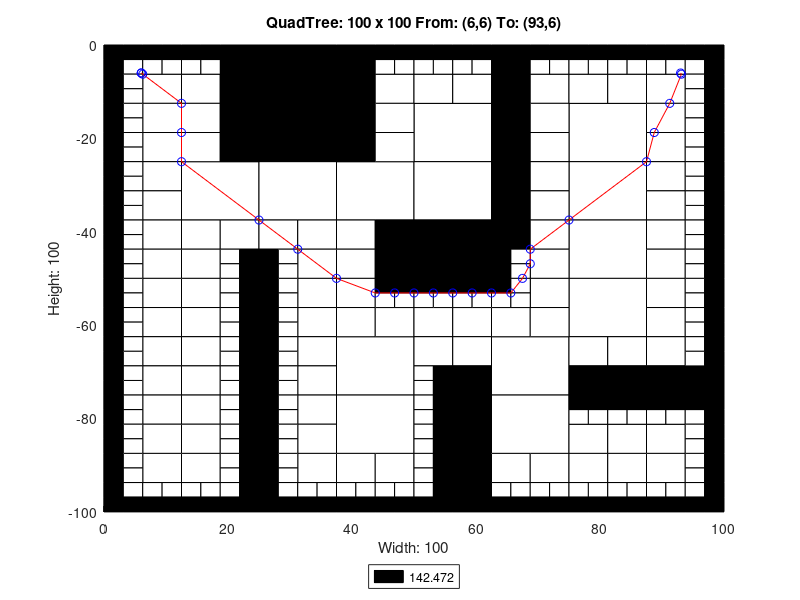

Write MATLAB code to recreate this figure.
axis([0 100 -100 0]);
title('QuadTree: 100 x 100 From: (6,6) To: (93,6)');
xlabel('Width: 100');
ylabel('Height: 100');
rectangle('Position',[25 -12.5 12.5 12.5], 'FaceColor',[0 0 0]);
rectangle('Position',[25 -25 12.5 12.5], 'FaceColor',[0 0 0]);
rectangle('Position',[12.5 -37.5 12.5 12.5], 'FaceColor',[1 1 1]);
rectangle('Position',[25 -37.5 12.5 12.5], 'FaceColor',[1 1 1]);
rectangle('Position',[37.5 -37.5 12.5 12.5], 'FaceColor',[1 1 1]);
rectangle('Position',[50 -25 12.5 12.5], 'FaceColor',[1 1 1]);
rectangle('Position',[75 -25 12.5 12.5], 'FaceColor',[1 1 1]);
rectangle('Position',[50 -37.5 12.5 12.5], 'FaceColor',[1 1 1]);
rectangle('Position',[50 -50 12.5 12.5], 'FaceColor',[0 0 0]);
rectangle('Position',[75 -37.5 12.5 12.5], 'FaceColor',[1 1 1]);
rectangle('Position',[75 -50 12.5 12.5], 'FaceColor',[1 1 1]);
rectangle('Position',[37.5 -75 12.5 12.5], 'FaceColor',[1 1 1]);
rectangle('Position',[37.5 -87.5 12.5 12.5], 'FaceColor',[1 1 1]);
rectangle('Position',[62.5 -75 12.5 12.5], 'FaceColor',[1 1 1]);
rectangle('Position',[75 -62.5 12.5 12.5], 'FaceColor',[1 1 1]);
rectangle('Position',[62.5 -87.5 12.5 12.5], 'FaceColor',[1 1 1]);
rectangle('Position',[6.25 -12.5 6.25 6.25], 'FaceColor',[1 1 1]);
rectangle('Position',[18.75 -6.25 6.25 6.25], 'FaceColor',[0 0 0]);
rectangle('Position',[12.5 -12.5 6.25 6.25], 'FaceColor',[1 1 1]);
rectangle('Position',[18.75 -12.5 6.25 6.25], 'FaceColor',[0 0 0]);
rectangle('Position',[6.25 -18.75 6.25 6.25], 'FaceColor',[1 1 1]);
rectangle('Position',[6.25 -25 6.25 6.25], 'FaceColor',[1 1 1]);
rectangle('Position',[12.5 -18.75 6.25 6.25], 'FaceColor',[1 1 1]);
rectangle('Position',[18.75 -18.75 6.25 6.25], 'FaceColor',[0 0 0]);
rectangle('Position',[12.5 -25 6.25 6.25], 'FaceColor',[1 1 1]);
rectangle('Position',[18.75 -25 6.25 6.25], 'FaceColor',[0 0 0]);
rectangle('Position',[37.5 -6.25 6.25 6.25], 'FaceColor',[0 0 0]);
rectangle('Position',[37.5 -12.5 6.25 6.25], 'FaceColor',[0 0 0]);
rectangle('Position',[43.75 -12.5 6.25 6.25], 'FaceColor',[1 1 1]);
rectangle('Position',[37.5 -18.75 6.25 6.25], 'FaceColor',[0 0 0]);
rectangle('Position',[43.75 -18.75 6.25 6.25], 'FaceColor',[1 1 1]);
rectangle('Position',[37.5 -25 6.25 6.25], 'FaceColor',[0 0 0]);
rectangle('Position',[43.75 -25 6.25 6.25], 'FaceColor',[1 1 1]);
rectangle('Position',[6.25 -31.25 6.25 6.25], 'FaceColor',[1 1 1]);
rectangle('Position',[6.25 -37.5 6.25 6.25], 'FaceColor',[1 1 1]);
rectangle('Position',[6.25 -43.75 6.25 6.25], 'FaceColor',[1 1 1]);
rectangle('Position',[6.25 -50 6.25 6.25], 'FaceColor',[1 1 1]);
rectangle('Position',[12.5 -43.75 6.25 6.25], 'FaceColor',[1 1 1]);
rectangle('Position',[18.75 -43.75 6.25 6.25], 'FaceColor',[1 1 1]);
rectangle('Position',[12.5 -50 6.25 6.25], 'FaceColor',[1 1 1]);
rectangle('Position',[25 -43.75 6.25 6.25], 'FaceColor',[1 1 1]);
rectangle('Position',[31.25 -43.75 6.25 6.25], 'FaceColor',[1 1 1]);
rectangle('Position',[31.25 -50 6.25 6.25], 'FaceColor',[1 1 1]);
rectangle('Position',[37.5 -43.75 6.25 6.25], 'FaceColor',[1 1 1]);
rectangle('Position',[43.75 -43.75 6.25 6.25], 'FaceColor',[0 0 0]);
rectangle('Position',[37.5 -50 6.25 6.25], 'FaceColor',[1 1 1]);
rectangle('Position',[43.75 -50 6.25 6.25], 'FaceColor',[0 0 0]);
rectangle('Position',[50 -12.5 6.25 6.25], 'FaceColor',[1 1 1]);
rectangle('Position',[56.25 -12.5 6.25 6.25], 'FaceColor',[1 1 1]);
rectangle('Position',[62.5 -6.25 6.25 6.25], 'FaceColor',[0 0 0]);
rectangle('Position',[62.5 -12.5 6.25 6.25], 'FaceColor',[0 0 0]);
rectangle('Position',[68.75 -12.5 6.25 6.25], 'FaceColor',[1 1 1]);
rectangle('Position',[62.5 -18.75 6.25 6.25], 'FaceColor',[0 0 0]);
rectangle('Position',[68.75 -18.75 6.25 6.25], 'FaceColor',[1 1 1]);
rectangle('Position',[62.5 -25 6.25 6.25], 'FaceColor',[0 0 0]);
rectangle('Position',[68.75 -25 6.25 6.25], 'FaceColor',[1 1 1]);
rectangle('Position',[75 -12.5 6.25 6.25], 'FaceColor',[1 1 1]);
rectangle('Position',[81.25 -12.5 6.25 6.25], 'FaceColor',[1 1 1]);
rectangle('Position',[87.5 -12.5 6.25 6.25], 'FaceColor',[1 1 1]);
rectangle('Position',[87.5 -18.75 6.25 6.25], 'FaceColor',[1 1 1]);
rectangle('Position',[87.5 -25 6.25 6.25], 'FaceColor',[1 1 1]);
rectangle('Position',[62.5 -31.25 6.25 6.25], 'FaceColor',[0 0 0]);
rectangle('Position',[68.75 -31.25 6.25 6.25], 'FaceColor',[1 1 1]);
rectangle('Position',[62.5 -37.5 6.25 6.25], 'FaceColor',[0 0 0]);
rectangle('Position',[68.75 -37.5 6.25 6.25], 'FaceColor',[1 1 1]);
rectangle('Position',[62.5 -43.75 6.25 6.25], 'FaceColor',[0 0 0]);
rectangle('Position',[68.75 -43.75 6.25 6.25], 'FaceColor',[1 1 1]);
rectangle('Position',[68.75 -50 6.25 6.25], 'FaceColor',[1 1 1]);
rectangle('Position',[87.5 -31.25 6.25 6.25], 'FaceColor',[1 1 1]);
rectangle('Position',[87.5 -37.5 6.25 6.25], 'FaceColor',[1 1 1]);
rectangle('Position',[87.5 -43.75 6.25 6.25], 'FaceColor',[1 1 1]);
rectangle('Position',[87.5 -50 6.25 6.25], 'FaceColor',[1 1 1]);
rectangle('Position',[6.25 -56.25 6.25 6.25], 'FaceColor',[1 1 1]);
rectangle('Position',[6.25 -62.5 6.25 6.25], 'FaceColor',[1 1 1]);
rectangle('Position',[12.5 -56.25 6.25 6.25], 'FaceColor',[1 1 1]);
rectangle('Position',[12.5 -62.5 6.25 6.25], 'FaceColor',[1 1 1]);
rectangle('Position',[6.25 -68.75 6.25 6.25], 'FaceColor',[1 1 1]);
rectangle('Position',[6.25 -75 6.25 6.25], 'FaceColor',[1 1 1]);
rectangle('Position',[12.5 -68.75 6.25 6.25], 'FaceColor',[1 1 1]);
rectangle('Position',[12.5 -75 6.25 6.25], 'FaceColor',[1 1 1]);
rectangle('Position',[31.25 -56.25 6.25 6.25], 'FaceColor',[1 1 1]);
rectangle('Position',[31.25 -62.5 6.25 6.25], 'FaceColor',[1 1 1]);
rectangle('Position',[37.5 -56.25 6.25 6.25], 'FaceColor',[1 1 1]);
rectangle('Position',[37.5 -62.5 6.25 6.25], 'FaceColor',[1 1 1]);
rectangle('Position',[43.75 -62.5 6.25 6.25], 'FaceColor',[1 1 1]);
rectangle('Position',[31.25 -68.75 6.25 6.25], 'FaceColor',[1 1 1]);
rectangle('Position',[31.25 -75 6.25 6.25], 'FaceColor',[1 1 1]);
rectangle('Position',[6.25 -81.25 6.25 6.25], 'FaceColor',[1 1 1]);
rectangle('Position',[6.25 -87.5 6.25 6.25], 'FaceColor',[1 1 1]);
rectangle('Position',[12.5 -81.25 6.25 6.25], 'FaceColor',[1 1 1]);
rectangle('Position',[12.5 -87.5 6.25 6.25], 'FaceColor',[1 1 1]);
rectangle('Position',[6.25 -93.75 6.25 6.25], 'FaceColor',[1 1 1]);
rectangle('Position',[12.5 -93.75 6.25 6.25], 'FaceColor',[1 1 1]);
rectangle('Position',[31.25 -81.25 6.25 6.25], 'FaceColor',[1 1 1]);
rectangle('Position',[31.25 -87.5 6.25 6.25], 'FaceColor',[1 1 1]);
rectangle('Position',[31.25 -93.75 6.25 6.25], 'FaceColor',[1 1 1]);
rectangle('Position',[37.5 -93.75 6.25 6.25], 'FaceColor',[1 1 1]);
rectangle('Position',[43.75 -93.75 6.25 6.25], 'FaceColor',[1 1 1]);
rectangle('Position',[50 -62.5 6.25 6.25], 'FaceColor',[1 1 1]);
rectangle('Position',[56.25 -62.5 6.25 6.25], 'FaceColor',[1 1 1]);
rectangle('Position',[68.75 -56.25 6.25 6.25], 'FaceColor',[1 1 1]);
rectangle('Position',[62.5 -62.5 6.25 6.25], 'FaceColor',[1 1 1]);
rectangle('Position',[68.75 -62.5 6.25 6.25], 'FaceColor',[1 1 1]);
rectangle('Position',[50 -68.75 6.25 6.25], 'FaceColor',[1 1 1]);
rectangle('Position',[56.25 -68.75 6.25 6.25], 'FaceColor',[1 1 1]);
rectangle('Position',[56.25 -75 6.25 6.25], 'FaceColor',[0 0 0]);
rectangle('Position',[87.5 -56.25 6.25 6.25], 'FaceColor',[1 1 1]);
rectangle('Position',[87.5 -62.5 6.25 6.25], 'FaceColor',[1 1 1]);
rectangle('Position',[75 -68.75 6.25 6.25], 'FaceColor',[1 1 1]);
rectangle('Position',[81.25 -68.75 6.25 6.25], 'FaceColor',[1 1 1]);
rectangle('Position',[75 -75 6.25 6.25], 'FaceColor',[0 0 0]);
rectangle('Position',[81.25 -75 6.25 6.25], 'FaceColor',[0 0 0]);
rectangle('Position',[87.5 -68.75 6.25 6.25], 'FaceColor',[1 1 1]);
rectangle('Position',[87.5 -75 6.25 6.25], 'FaceColor',[0 0 0]);
rectangle('Position',[93.75 -75 6.25 6.25], 'FaceColor',[0 0 0]);
rectangle('Position',[56.25 -81.25 6.25 6.25], 'FaceColor',[0 0 0]);
rectangle('Position',[56.25 -87.5 6.25 6.25], 'FaceColor',[0 0 0]);
rectangle('Position',[56.25 -93.75 6.25 6.25], 'FaceColor',[0 0 0]);
rectangle('Position',[56.25 -100 6.25 6.25], 'FaceColor',[0 0 0]);
rectangle('Position',[62.5 -93.75 6.25 6.25], 'FaceColor',[1 1 1]);
rectangle('Position',[68.75 -93.75 6.25 6.25], 'FaceColor',[1 1 1]);
rectangle('Position',[75 -87.5 6.25 6.25], 'FaceColor',[1 1 1]);
rectangle('Position',[81.25 -87.5 6.25 6.25], 'FaceColor',[1 1 1]);
rectangle('Position',[87.5 -87.5 6.25 6.25], 'FaceColor',[1 1 1]);
rectangle('Position',[75 -93.75 6.25 6.25], 'FaceColor',[1 1 1]);
rectangle('Position',[81.25 -93.75 6.25 6.25], 'FaceColor',[1 1 1]);
rectangle('Position',[87.5 -93.75 6.25 6.25], 'FaceColor',[1 1 1]);
rectangle('Position',[0 -3.125 3.125 3.125], 'FaceColor',[0 0 0]);
rectangle('Position',[3.125 -3.125 3.125 3.125], 'FaceColor',[0 0 0]);
rectangle('Position',[0 -6.25 3.125 3.125], 'FaceColor',[0 0 0]);
rectangle('Position',[3.125 -6.25 3.125 3.125], 'FaceColor',[1 1 1]);
rectangle('Position',[6.25 -3.125 3.125 3.125], 'FaceColor',[0 0 0]);
rectangle('Position',[9.375 -3.125 3.125 3.125], 'FaceColor',[0 0 0]);
rectangle('Position',[6.25 -6.25 3.125 3.125], 'FaceColor',[1 1 1]);
rectangle('Position',[9.375 -6.25 3.125 3.125], 'FaceColor',[1 1 1]);
rectangle('Position',[0 -9.375 3.125 3.125], 'FaceColor',[0 0 0]);
rectangle('Position',[3.125 -9.375 3.125 3.125], 'FaceColor',[1 1 1]);
rectangle('Position',[0 -12.5 3.125 3.125], 'FaceColor',[0 0 0]);
rectangle('Position',[3.125 -12.5 3.125 3.125], 'FaceColor',[1 1 1]);
rectangle('Position',[12.5 -3.125 3.125 3.125], 'FaceColor',[0 0 0]);
rectangle('Position',[15.625 -3.125 3.125 3.125], 'FaceColor',[0 0 0]);
rectangle('Position',[12.5 -6.25 3.125 3.125], 'FaceColor',[1 1 1]);
rectangle('Position',[15.625 -6.25 3.125 3.125], 'FaceColor',[1 1 1]);
rectangle('Position',[0 -15.625 3.125 3.125], 'FaceColor',[0 0 0]);
rectangle('Position',[3.125 -15.625 3.125 3.125], 'FaceColor',[1 1 1]);
rectangle('Position',[0 -18.75 3.125 3.125], 'FaceColor',[0 0 0]);
rectangle('Position',[3.125 -18.75 3.125 3.125], 'FaceColor',[1 1 1]);
rectangle('Position',[0 -21.875 3.125 3.125], 'FaceColor',[0 0 0]);
rectangle('Position',[3.125 -21.875 3.125 3.125], 'FaceColor',[1 1 1]);
rectangle('Position',[0 -25 3.125 3.125], 'FaceColor',[0 0 0]);
rectangle('Position',[3.125 -25 3.125 3.125], 'FaceColor',[1 1 1]);
rectangle('Position',[43.75 -3.125 3.125 3.125], 'FaceColor',[0 0 0]);
rectangle('Position',[46.875 -3.125 3.125 3.125], 'FaceColor',[0 0 0]);
rectangle('Position',[43.75 -6.25 3.125 3.125], 'FaceColor',[1 1 1]);
rectangle('Position',[46.875 -6.25 3.125 3.125], 'FaceColor',[1 1 1]);
rectangle('Position',[0 -28.125 3.125 3.125], 'FaceColor',[0 0 0]);
rectangle('Position',[3.125 -28.125 3.125 3.125], 'FaceColor',[1 1 1]);
rectangle('Position',[0 -31.25 3.125 3.125], 'FaceColor',[0 0 0]);
rectangle('Position',[3.125 -31.25 3.125 3.125], 'FaceColor',[1 1 1]);
rectangle('Position',[0 -34.375 3.125 3.125], 'FaceColor',[0 0 0]);
rectangle('Position',[3.125 -34.375 3.125 3.125], 'FaceColor',[1 1 1]);
rectangle('Position',[0 -37.5 3.125 3.125], 'FaceColor',[0 0 0]);
rectangle('Position',[3.125 -37.5 3.125 3.125], 'FaceColor',[1 1 1]);
rectangle('Position',[0 -40.625 3.125 3.125], 'FaceColor',[0 0 0]);
rectangle('Position',[3.125 -40.625 3.125 3.125], 'FaceColor',[1 1 1]);
rectangle('Position',[0 -43.75 3.125 3.125], 'FaceColor',[0 0 0]);
rectangle('Position',[3.125 -43.75 3.125 3.125], 'FaceColor',[1 1 1]);
rectangle('Position',[0 -46.875 3.125 3.125], 'FaceColor',[0 0 0]);
rectangle('Position',[3.125 -46.875 3.125 3.125], 'FaceColor',[1 1 1]);
rectangle('Position',[0 -50 3.125 3.125], 'FaceColor',[0 0 0]);
rectangle('Position',[3.125 -50 3.125 3.125], 'FaceColor',[1 1 1]);
rectangle('Position',[18.75 -46.875 3.125 3.125], 'FaceColor',[1 1 1]);
rectangle('Position',[21.875 -46.875 3.125 3.125], 'FaceColor',[0 0 0]);
rectangle('Position',[18.75 -50 3.125 3.125], 'FaceColor',[1 1 1]);
rectangle('Position',[21.875 -50 3.125 3.125], 'FaceColor',[0 0 0]);
rectangle('Position',[25 -46.875 3.125 3.125], 'FaceColor',[0 0 0]);
rectangle('Position',[28.125 -46.875 3.125 3.125], 'FaceColor',[1 1 1]);
rectangle('Position',[25 -50 3.125 3.125], 'FaceColor',[0 0 0]);
rectangle('Position',[28.125 -50 3.125 3.125], 'FaceColor',[1 1 1]);
rectangle('Position',[50 -3.125 3.125 3.125], 'FaceColor',[0 0 0]);
rectangle('Position',[53.125 -3.125 3.125 3.125], 'FaceColor',[0 0 0]);
rectangle('Position',[50 -6.25 3.125 3.125], 'FaceColor',[1 1 1]);
rectangle('Position',[53.125 -6.25 3.125 3.125], 'FaceColor',[1 1 1]);
rectangle('Position',[56.25 -3.125 3.125 3.125], 'FaceColor',[0 0 0]);
rectangle('Position',[59.375 -3.125 3.125 3.125], 'FaceColor',[0 0 0]);
rectangle('Position',[56.25 -6.25 3.125 3.125], 'FaceColor',[1 1 1]);
rectangle('Position',[59.375 -6.25 3.125 3.125], 'FaceColor',[1 1 1]);
rectangle('Position',[68.75 -3.125 3.125 3.125], 'FaceColor',[0 0 0]);
rectangle('Position',[71.875 -3.125 3.125 3.125], 'FaceColor',[0 0 0]);
rectangle('Position',[68.75 -6.25 3.125 3.125], 'FaceColor',[1 1 1]);
rectangle('Position',[71.875 -6.25 3.125 3.125], 'FaceColor',[1 1 1]);
rectangle('Position',[75 -3.125 3.125 3.125], 'FaceColor',[0 0 0]);
rectangle('Position',[78.125 -3.125 3.125 3.125], 'FaceColor',[0 0 0]);
rectangle('Position',[75 -6.25 3.125 3.125], 'FaceColor',[1 1 1]);
rectangle('Position',[78.125 -6.25 3.125 3.125], 'FaceColor',[1 1 1]);
rectangle('Position',[81.25 -3.125 3.125 3.125], 'FaceColor',[0 0 0]);
rectangle('Position',[84.375 -3.125 3.125 3.125], 'FaceColor',[0 0 0]);
rectangle('Position',[81.25 -6.25 3.125 3.125], 'FaceColor',[1 1 1]);
rectangle('Position',[84.375 -6.25 3.125 3.125], 'FaceColor',[1 1 1]);
rectangle('Position',[87.5 -3.125 3.125 3.125], 'FaceColor',[0 0 0]);
rectangle('Position',[90.625 -3.125 3.125 3.125], 'FaceColor',[0 0 0]);
rectangle('Position',[87.5 -6.25 3.125 3.125], 'FaceColor',[1 1 1]);
rectangle('Position',[90.625 -6.25 3.125 3.125], 'FaceColor',[1 1 1]);
rectangle('Position',[93.75 -3.125 3.125 3.125], 'FaceColor',[0 0 0]);
rectangle('Position',[96.875 -3.125 3.125 3.125], 'FaceColor',[0 0 0]);
rectangle('Position',[93.75 -6.25 3.125 3.125], 'FaceColor',[1 1 1]);
rectangle('Position',[96.875 -6.25 3.125 3.125], 'FaceColor',[0 0 0]);
rectangle('Position',[93.75 -9.375 3.125 3.125], 'FaceColor',[1 1 1]);
rectangle('Position',[96.875 -9.375 3.125 3.125], 'FaceColor',[0 0 0]);
rectangle('Position',[93.75 -12.5 3.125 3.125], 'FaceColor',[1 1 1]);
rectangle('Position',[96.875 -12.5 3.125 3.125], 'FaceColor',[0 0 0]);
rectangle('Position',[93.75 -15.625 3.125 3.125], 'FaceColor',[1 1 1]);
rectangle('Position',[96.875 -15.625 3.125 3.125], 'FaceColor',[0 0 0]);
rectangle('Position',[93.75 -18.75 3.125 3.125], 'FaceColor',[1 1 1]);
rectangle('Position',[96.875 -18.75 3.125 3.125], 'FaceColor',[0 0 0]);
rectangle('Position',[93.75 -21.875 3.125 3.125], 'FaceColor',[1 1 1]);
rectangle('Position',[96.875 -21.875 3.125 3.125], 'FaceColor',[0 0 0]);
rectangle('Position',[93.75 -25 3.125 3.125], 'FaceColor',[1 1 1]);
rectangle('Position',[96.875 -25 3.125 3.125], 'FaceColor',[0 0 0]);
rectangle('Position',[62.5 -46.875 3.125 3.125], 'FaceColor',[0 0 0]);
rectangle('Position',[65.625 -46.875 3.125 3.125], 'FaceColor',[1 1 1]);
rectangle('Position',[62.5 -50 3.125 3.125], 'FaceColor',[0 0 0]);
rectangle('Position',[65.625 -50 3.125 3.125], 'FaceColor',[1 1 1]);
rectangle('Position',[93.75 -28.125 3.125 3.125], 'FaceColor',[1 1 1]);
rectangle('Position',[96.875 -28.125 3.125 3.125], 'FaceColor',[0 0 0]);
rectangle('Position',[93.75 -31.25 3.125 3.125], 'FaceColor',[1 1 1]);
rectangle('Position',[96.875 -31.25 3.125 3.125], 'FaceColor',[0 0 0]);
rectangle('Position',[93.75 -34.375 3.125 3.125], 'FaceColor',[1 1 1]);
rectangle('Position',[96.875 -34.375 3.125 3.125], 'FaceColor',[0 0 0]);
rectangle('Position',[93.75 -37.5 3.125 3.125], 'FaceColor',[1 1 1]);
rectangle('Position',[96.875 -37.5 3.125 3.125], 'FaceColor',[0 0 0]);
rectangle('Position',[93.75 -40.625 3.125 3.125], 'FaceColor',[1 1 1]);
rectangle('Position',[96.875 -40.625 3.125 3.125], 'FaceColor',[0 0 0]);
rectangle('Position',[93.75 -43.75 3.125 3.125], 'FaceColor',[1 1 1]);
rectangle('Position',[96.875 -43.75 3.125 3.125], 'FaceColor',[0 0 0]);
rectangle('Position',[93.75 -46.875 3.125 3.125], 'FaceColor',[1 1 1]);
rectangle('Position',[96.875 -46.875 3.125 3.125], 'FaceColor',[0 0 0]);
rectangle('Position',[93.75 -50 3.125 3.125], 'FaceColor',[1 1 1]);
rectangle('Position',[96.875 -50 3.125 3.125], 'FaceColor',[0 0 0]);
rectangle('Position',[0 -53.125 3.125 3.125], 'FaceColor',[0 0 0]);
rectangle('Position',[3.125 -53.125 3.125 3.125], 'FaceColor',[1 1 1]);
rectangle('Position',[0 -56.25 3.125 3.125], 'FaceColor',[0 0 0]);
rectangle('Position',[3.125 -56.25 3.125 3.125], 'FaceColor',[1 1 1]);
rectangle('Position',[0 -59.375 3.125 3.125], 'FaceColor',[0 0 0]);
rectangle('Position',[3.125 -59.375 3.125 3.125], 'FaceColor',[1 1 1]);
rectangle('Position',[0 -62.5 3.125 3.125], 'FaceColor',[0 0 0]);
rectangle('Position',[3.125 -62.5 3.125 3.125], 'FaceColor',[1 1 1]);
rectangle('Position',[18.75 -53.125 3.125 3.125], 'FaceColor',[1 1 1]);
rectangle('Position',[21.875 -53.125 3.125 3.125], 'FaceColor',[0 0 0]);
rectangle('Position',[18.75 -56.25 3.125 3.125], 'FaceColor',[1 1 1]);
rectangle('Position',[21.875 -56.25 3.125 3.125], 'FaceColor',[0 0 0]);
rectangle('Position',[18.75 -59.375 3.125 3.125], 'FaceColor',[1 1 1]);
rectangle('Position',[21.875 -59.375 3.125 3.125], 'FaceColor',[0 0 0]);
rectangle('Position',[18.75 -62.5 3.125 3.125], 'FaceColor',[1 1 1]);
rectangle('Position',[21.875 -62.5 3.125 3.125], 'FaceColor',[0 0 0]);
rectangle('Position',[0 -65.625 3.125 3.125], 'FaceColor',[0 0 0]);
rectangle('Position',[3.125 -65.625 3.125 3.125], 'FaceColor',[1 1 1]);
rectangle('Position',[0 -68.75 3.125 3.125], 'FaceColor',[0 0 0]);
rectangle('Position',[3.125 -68.75 3.125 3.125], 'FaceColor',[1 1 1]);
rectangle('Position',[0 -71.875 3.125 3.125], 'FaceColor',[0 0 0]);
rectangle('Position',[3.125 -71.875 3.125 3.125], 'FaceColor',[1 1 1]);
rectangle('Position',[0 -75 3.125 3.125], 'FaceColor',[0 0 0]);
rectangle('Position',[3.125 -75 3.125 3.125], 'FaceColor',[1 1 1]);
rectangle('Position',[18.75 -65.625 3.125 3.125], 'FaceColor',[1 1 1]);
rectangle('Position',[21.875 -65.625 3.125 3.125], 'FaceColor',[0 0 0]);
rectangle('Position',[18.75 -68.75 3.125 3.125], 'FaceColor',[1 1 1]);
rectangle('Position',[21.875 -68.75 3.125 3.125], 'FaceColor',[0 0 0]);
rectangle('Position',[18.75 -71.875 3.125 3.125], 'FaceColor',[1 1 1]);
rectangle('Position',[21.875 -71.875 3.125 3.125], 'FaceColor',[0 0 0]);
rectangle('Position',[18.75 -75 3.125 3.125], 'FaceColor',[1 1 1]);
rectangle('Position',[21.875 -75 3.125 3.125], 'FaceColor',[0 0 0]);
rectangle('Position',[25 -53.125 3.125 3.125], 'FaceColor',[0 0 0]);
rectangle('Position',[28.125 -53.125 3.125 3.125], 'FaceColor',[1 1 1]);
rectangle('Position',[25 -56.25 3.125 3.125], 'FaceColor',[0 0 0]);
rectangle('Position',[28.125 -56.25 3.125 3.125], 'FaceColor',[1 1 1]);
rectangle('Position',[25 -59.375 3.125 3.125], 'FaceColor',[0 0 0]);
rectangle('Position',[28.125 -59.375 3.125 3.125], 'FaceColor',[1 1 1]);
rectangle('Position',[25 -62.5 3.125 3.125], 'FaceColor',[0 0 0]);
rectangle('Position',[28.125 -62.5 3.125 3.125], 'FaceColor',[1 1 1]);
rectangle('Position',[43.75 -53.125 3.125 3.125], 'FaceColor',[0 0 0]);
rectangle('Position',[46.875 -53.125 3.125 3.125], 'FaceColor',[0 0 0]);
rectangle('Position',[43.75 -56.25 3.125 3.125], 'FaceColor',[1 1 1]);
rectangle('Position',[46.875 -56.25 3.125 3.125], 'FaceColor',[1 1 1]);
rectangle('Position',[25 -65.625 3.125 3.125], 'FaceColor',[0 0 0]);
rectangle('Position',[28.125 -65.625 3.125 3.125], 'FaceColor',[1 1 1]);
rectangle('Position',[25 -68.75 3.125 3.125], 'FaceColor',[0 0 0]);
rectangle('Position',[28.125 -68.75 3.125 3.125], 'FaceColor',[1 1 1]);
rectangle('Position',[25 -71.875 3.125 3.125], 'FaceColor',[0 0 0]);
rectangle('Position',[28.125 -71.875 3.125 3.125], 'FaceColor',[1 1 1]);
rectangle('Position',[25 -75 3.125 3.125], 'FaceColor',[0 0 0]);
rectangle('Position',[28.125 -75 3.125 3.125], 'FaceColor',[1 1 1]);
rectangle('Position',[0 -78.125 3.125 3.125], 'FaceColor',[0 0 0]);
rectangle('Position',[3.125 -78.125 3.125 3.125], 'FaceColor',[1 1 1]);
rectangle('Position',[0 -81.25 3.125 3.125], 'FaceColor',[0 0 0]);
rectangle('Position',[3.125 -81.25 3.125 3.125], 'FaceColor',[1 1 1]);
rectangle('Position',[0 -84.375 3.125 3.125], 'FaceColor',[0 0 0]);
rectangle('Position',[3.125 -84.375 3.125 3.125], 'FaceColor',[1 1 1]);
rectangle('Position',[0 -87.5 3.125 3.125], 'FaceColor',[0 0 0]);
rectangle('Position',[3.125 -87.5 3.125 3.125], 'FaceColor',[1 1 1]);
rectangle('Position',[18.75 -78.125 3.125 3.125], 'FaceColor',[1 1 1]);
rectangle('Position',[21.875 -78.125 3.125 3.125], 'FaceColor',[0 0 0]);
rectangle('Position',[18.75 -81.25 3.125 3.125], 'FaceColor',[1 1 1]);
rectangle('Position',[21.875 -81.25 3.125 3.125], 'FaceColor',[0 0 0]);
rectangle('Position',[18.75 -84.375 3.125 3.125], 'FaceColor',[1 1 1]);
rectangle('Position',[21.875 -84.375 3.125 3.125], 'FaceColor',[0 0 0]);
rectangle('Position',[18.75 -87.5 3.125 3.125], 'FaceColor',[1 1 1]);
rectangle('Position',[21.875 -87.5 3.125 3.125], 'FaceColor',[0 0 0]);
rectangle('Position',[0 -90.625 3.125 3.125], 'FaceColor',[0 0 0]);
rectangle('Position',[3.125 -90.625 3.125 3.125], 'FaceColor',[1 1 1]);
rectangle('Position',[0 -93.75 3.125 3.125], 'FaceColor',[0 0 0]);
rectangle('Position',[3.125 -93.75 3.125 3.125], 'FaceColor',[1 1 1]);
rectangle('Position',[0 -96.875 3.125 3.125], 'FaceColor',[0 0 0]);
rectangle('Position',[3.125 -96.875 3.125 3.125], 'FaceColor',[1 1 1]);
rectangle('Position',[0 -100 3.125 3.125], 'FaceColor',[0 0 0]);
rectangle('Position',[3.125 -100 3.125 3.125], 'FaceColor',[0 0 0]);
rectangle('Position',[6.25 -96.875 3.125 3.125], 'FaceColor',[1 1 1]);
rectangle('Position',[9.375 -96.875 3.125 3.125], 'FaceColor',[1 1 1]);
rectangle('Position',[6.25 -100 3.125 3.125], 'FaceColor',[0 0 0]);
rectangle('Position',[9.375 -100 3.125 3.125], 'FaceColor',[0 0 0]);
rectangle('Position',[18.75 -90.625 3.125 3.125], 'FaceColor',[1 1 1]);
rectangle('Position',[21.875 -90.625 3.125 3.125], 'FaceColor',[0 0 0]);
rectangle('Position',[18.75 -93.75 3.125 3.125], 'FaceColor',[1 1 1]);
rectangle('Position',[21.875 -93.75 3.125 3.125], 'FaceColor',[0 0 0]);
rectangle('Position',[12.5 -96.875 3.125 3.125], 'FaceColor',[1 1 1]);
rectangle('Position',[15.625 -96.875 3.125 3.125], 'FaceColor',[1 1 1]);
rectangle('Position',[12.5 -100 3.125 3.125], 'FaceColor',[0 0 0]);
rectangle('Position',[15.625 -100 3.125 3.125], 'FaceColor',[0 0 0]);
rectangle('Position',[18.75 -96.875 3.125 3.125], 'FaceColor',[1 1 1]);
rectangle('Position',[21.875 -96.875 3.125 3.125], 'FaceColor',[0 0 0]);
rectangle('Position',[18.75 -100 3.125 3.125], 'FaceColor',[0 0 0]);
rectangle('Position',[21.875 -100 3.125 3.125], 'FaceColor',[0 0 0]);
rectangle('Position',[25 -78.125 3.125 3.125], 'FaceColor',[0 0 0]);
rectangle('Position',[28.125 -78.125 3.125 3.125], 'FaceColor',[1 1 1]);
rectangle('Position',[25 -81.25 3.125 3.125], 'FaceColor',[0 0 0]);
rectangle('Position',[28.125 -81.25 3.125 3.125], 'FaceColor',[1 1 1]);
rectangle('Position',[25 -84.375 3.125 3.125], 'FaceColor',[0 0 0]);
rectangle('Position',[28.125 -84.375 3.125 3.125], 'FaceColor',[1 1 1]);
rectangle('Position',[25 -87.5 3.125 3.125], 'FaceColor',[0 0 0]);
rectangle('Position',[28.125 -87.5 3.125 3.125], 'FaceColor',[1 1 1]);
rectangle('Position',[25 -90.625 3.125 3.125], 'FaceColor',[0 0 0]);
rectangle('Position',[28.125 -90.625 3.125 3.125], 'FaceColor',[1 1 1]);
rectangle('Position',[25 -93.75 3.125 3.125], 'FaceColor',[0 0 0]);
rectangle('Position',[28.125 -93.75 3.125 3.125], 'FaceColor',[1 1 1]);
rectangle('Position',[25 -96.875 3.125 3.125], 'FaceColor',[0 0 0]);
rectangle('Position',[28.125 -96.875 3.125 3.125], 'FaceColor',[1 1 1]);
rectangle('Position',[25 -100 3.125 3.125], 'FaceColor',[0 0 0]);
rectangle('Position',[28.125 -100 3.125 3.125], 'FaceColor',[0 0 0]);
rectangle('Position',[31.25 -96.875 3.125 3.125], 'FaceColor',[1 1 1]);
rectangle('Position',[34.375 -96.875 3.125 3.125], 'FaceColor',[1 1 1]);
rectangle('Position',[31.25 -100 3.125 3.125], 'FaceColor',[0 0 0]);
rectangle('Position',[34.375 -100 3.125 3.125], 'FaceColor',[0 0 0]);
rectangle('Position',[37.5 -96.875 3.125 3.125], 'FaceColor',[1 1 1]);
rectangle('Position',[40.625 -96.875 3.125 3.125], 'FaceColor',[1 1 1]);
rectangle('Position',[37.5 -100 3.125 3.125], 'FaceColor',[0 0 0]);
rectangle('Position',[40.625 -100 3.125 3.125], 'FaceColor',[0 0 0]);
rectangle('Position',[43.75 -96.875 3.125 3.125], 'FaceColor',[1 1 1]);
rectangle('Position',[46.875 -96.875 3.125 3.125], 'FaceColor',[1 1 1]);
rectangle('Position',[43.75 -100 3.125 3.125], 'FaceColor',[0 0 0]);
rectangle('Position',[46.875 -100 3.125 3.125], 'FaceColor',[0 0 0]);
rectangle('Position',[50 -53.125 3.125 3.125], 'FaceColor',[0 0 0]);
rectangle('Position',[53.125 -53.125 3.125 3.125], 'FaceColor',[0 0 0]);
rectangle('Position',[50 -56.25 3.125 3.125], 'FaceColor',[1 1 1]);
rectangle('Position',[53.125 -56.25 3.125 3.125], 'FaceColor',[1 1 1]);
rectangle('Position',[56.25 -53.125 3.125 3.125], 'FaceColor',[0 0 0]);
rectangle('Position',[59.375 -53.125 3.125 3.125], 'FaceColor',[0 0 0]);
rectangle('Position',[56.25 -56.25 3.125 3.125], 'FaceColor',[1 1 1]);
rectangle('Position',[59.375 -56.25 3.125 3.125], 'FaceColor',[1 1 1]);
rectangle('Position',[62.5 -53.125 3.125 3.125], 'FaceColor',[0 0 0]);
rectangle('Position',[65.625 -53.125 3.125 3.125], 'FaceColor',[1 1 1]);
rectangle('Position',[62.5 -56.25 3.125 3.125], 'FaceColor',[1 1 1]);
rectangle('Position',[65.625 -56.25 3.125 3.125], 'FaceColor',[1 1 1]);
rectangle('Position',[50 -71.875 3.125 3.125], 'FaceColor',[1 1 1]);
rectangle('Position',[53.125 -71.875 3.125 3.125], 'FaceColor',[0 0 0]);
rectangle('Position',[50 -75 3.125 3.125], 'FaceColor',[1 1 1]);
rectangle('Position',[53.125 -75 3.125 3.125], 'FaceColor',[0 0 0]);
rectangle('Position',[93.75 -53.125 3.125 3.125], 'FaceColor',[1 1 1]);
rectangle('Position',[96.875 -53.125 3.125 3.125], 'FaceColor',[0 0 0]);
rectangle('Position',[93.75 -56.25 3.125 3.125], 'FaceColor',[1 1 1]);
rectangle('Position',[96.875 -56.25 3.125 3.125], 'FaceColor',[0 0 0]);
rectangle('Position',[93.75 -59.375 3.125 3.125], 'FaceColor',[1 1 1]);
rectangle('Position',[96.875 -59.375 3.125 3.125], 'FaceColor',[0 0 0]);
rectangle('Position',[93.75 -62.5 3.125 3.125], 'FaceColor',[1 1 1]);
rectangle('Position',[96.875 -62.5 3.125 3.125], 'FaceColor',[0 0 0]);
rectangle('Position',[93.75 -65.625 3.125 3.125], 'FaceColor',[1 1 1]);
rectangle('Position',[96.875 -65.625 3.125 3.125], 'FaceColor',[0 0 0]);
rectangle('Position',[93.75 -68.75 3.125 3.125], 'FaceColor',[1 1 1]);
rectangle('Position',[96.875 -68.75 3.125 3.125], 'FaceColor',[0 0 0]);
rectangle('Position',[50 -78.125 3.125 3.125], 'FaceColor',[1 1 1]);
rectangle('Position',[53.125 -78.125 3.125 3.125], 'FaceColor',[0 0 0]);
rectangle('Position',[50 -81.25 3.125 3.125], 'FaceColor',[1 1 1]);
rectangle('Position',[53.125 -81.25 3.125 3.125], 'FaceColor',[0 0 0]);
rectangle('Position',[50 -84.375 3.125 3.125], 'FaceColor',[1 1 1]);
rectangle('Position',[53.125 -84.375 3.125 3.125], 'FaceColor',[0 0 0]);
rectangle('Position',[50 -87.5 3.125 3.125], 'FaceColor',[1 1 1]);
rectangle('Position',[53.125 -87.5 3.125 3.125], 'FaceColor',[0 0 0]);
rectangle('Position',[50 -90.625 3.125 3.125], 'FaceColor',[1 1 1]);
rectangle('Position',[53.125 -90.625 3.125 3.125], 'FaceColor',[0 0 0]);
rectangle('Position',[50 -93.75 3.125 3.125], 'FaceColor',[1 1 1]);
rectangle('Position',[53.125 -93.75 3.125 3.125], 'FaceColor',[0 0 0]);
rectangle('Position',[50 -96.875 3.125 3.125], 'FaceColor',[1 1 1]);
rectangle('Position',[53.125 -96.875 3.125 3.125], 'FaceColor',[0 0 0]);
rectangle('Position',[50 -100 3.125 3.125], 'FaceColor',[0 0 0]);
rectangle('Position',[53.125 -100 3.125 3.125], 'FaceColor',[0 0 0]);
rectangle('Position',[62.5 -96.875 3.125 3.125], 'FaceColor',[1 1 1]);
rectangle('Position',[65.625 -96.875 3.125 3.125], 'FaceColor',[1 1 1]);
rectangle('Position',[62.5 -100 3.125 3.125], 'FaceColor',[0 0 0]);
rectangle('Position',[65.625 -100 3.125 3.125], 'FaceColor',[0 0 0]);
rectangle('Position',[68.75 -96.875 3.125 3.125], 'FaceColor',[1 1 1]);
rectangle('Position',[71.875 -96.875 3.125 3.125], 'FaceColor',[1 1 1]);
rectangle('Position',[68.75 -100 3.125 3.125], 'FaceColor',[0 0 0]);
rectangle('Position',[71.875 -100 3.125 3.125], 'FaceColor',[0 0 0]);
rectangle('Position',[75 -78.125 3.125 3.125], 'FaceColor',[0 0 0]);
rectangle('Position',[78.125 -78.125 3.125 3.125], 'FaceColor',[0 0 0]);
rectangle('Position',[75 -81.25 3.125 3.125], 'FaceColor',[1 1 1]);
rectangle('Position',[78.125 -81.25 3.125 3.125], 'FaceColor',[1 1 1]);
rectangle('Position',[81.25 -78.125 3.125 3.125], 'FaceColor',[0 0 0]);
rectangle('Position',[84.375 -78.125 3.125 3.125], 'FaceColor',[0 0 0]);
rectangle('Position',[81.25 -81.25 3.125 3.125], 'FaceColor',[1 1 1]);
rectangle('Position',[84.375 -81.25 3.125 3.125], 'FaceColor',[1 1 1]);
rectangle('Position',[87.5 -78.125 3.125 3.125], 'FaceColor',[0 0 0]);
rectangle('Position',[90.625 -78.125 3.125 3.125], 'FaceColor',[0 0 0]);
rectangle('Position',[87.5 -81.25 3.125 3.125], 'FaceColor',[1 1 1]);
rectangle('Position',[90.625 -81.25 3.125 3.125], 'FaceColor',[1 1 1]);
rectangle('Position',[93.75 -78.125 3.125 3.125], 'FaceColor',[0 0 0]);
rectangle('Position',[96.875 -78.125 3.125 3.125], 'FaceColor',[0 0 0]);
rectangle('Position',[93.75 -81.25 3.125 3.125], 'FaceColor',[1 1 1]);
rectangle('Position',[96.875 -81.25 3.125 3.125], 'FaceColor',[0 0 0]);
rectangle('Position',[93.75 -84.375 3.125 3.125], 'FaceColor',[1 1 1]);
rectangle('Position',[96.875 -84.375 3.125 3.125], 'FaceColor',[0 0 0]);
rectangle('Position',[93.75 -87.5 3.125 3.125], 'FaceColor',[1 1 1]);
rectangle('Position',[96.875 -87.5 3.125 3.125], 'FaceColor',[0 0 0]);
rectangle('Position',[75 -96.875 3.125 3.125], 'FaceColor',[1 1 1]);
rectangle('Position',[78.125 -96.875 3.125 3.125], 'FaceColor',[1 1 1]);
rectangle('Position',[75 -100 3.125 3.125], 'FaceColor',[0 0 0]);
rectangle('Position',[78.125 -100 3.125 3.125], 'FaceColor',[0 0 0]);
rectangle('Position',[81.25 -96.875 3.125 3.125], 'FaceColor',[1 1 1]);
rectangle('Position',[84.375 -96.875 3.125 3.125], 'FaceColor',[1 1 1]);
rectangle('Position',[81.25 -100 3.125 3.125], 'FaceColor',[0 0 0]);
rectangle('Position',[84.375 -100 3.125 3.125], 'FaceColor',[0 0 0]);
rectangle('Position',[93.75 -90.625 3.125 3.125], 'FaceColor',[1 1 1]);
rectangle('Position',[96.875 -90.625 3.125 3.125], 'FaceColor',[0 0 0]);
rectangle('Position',[93.75 -93.75 3.125 3.125], 'FaceColor',[1 1 1]);
rectangle('Position',[96.875 -93.75 3.125 3.125], 'FaceColor',[0 0 0]);
rectangle('Position',[87.5 -96.875 3.125 3.125], 'FaceColor',[1 1 1]);
rectangle('Position',[90.625 -96.875 3.125 3.125], 'FaceColor',[1 1 1]);
rectangle('Position',[87.5 -100 3.125 3.125], 'FaceColor',[0 0 0]);
rectangle('Position',[90.625 -100 3.125 3.125], 'FaceColor',[0 0 0]);
rectangle('Position',[93.75 -96.875 3.125 3.125], 'FaceColor',[1 1 1]);
rectangle('Position',[96.875 -96.875 3.125 3.125], 'FaceColor',[0 0 0]);
rectangle('Position',[93.75 -100 3.125 3.125], 'FaceColor',[0 0 0]);
rectangle('Position',[96.875 -100 3.125 3.125], 'FaceColor',[0 0 0]);
X=[93,93.125,91.25,88.75,87.5,75,68.75,68.75,67.5,65.625,62.5,59.375,56.25,53.125,50,46.875,43.75,37.5,31.25,25,12.5,12.5,12.5,6.25,6,6];
Y=[-6,-6.25,-12.5,-18.75,-25,-37.5,-43.75,-46.875,-50,-53.125,-53.125,-53.125,-53.125,-53.125,-53.125,-53.125,-53.125,-50,-43.75,-37.5,-25,-18.75,-12.5,-6.25,-6,-6];
hold on;
plot(X,Y,'r');
plot(X,Y,'bo');
legend('142.472','Location','southoutside');
